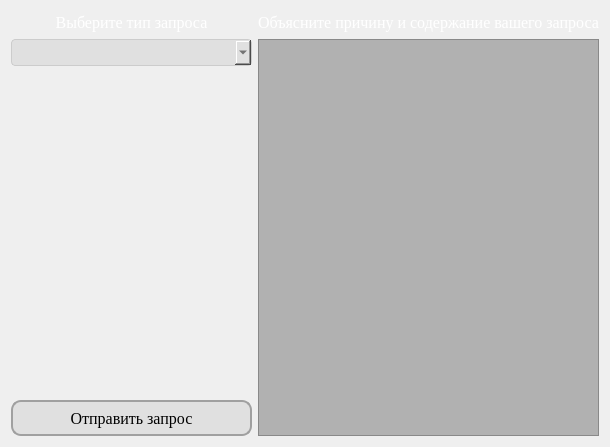
      <widget class="QWidget" name="sent_queries">
       <layout class="QGridLayout" name="gridLayout_2">
        <item row="2" column="0">
         <spacer name="verticalSpacer">
          <property name="orientation">
           <enum>Qt::Vertical</enum>
          </property>
          <property name="sizeHint" stdset="0">
           <size>
            <width>160</width>
            <height>328</height>
           </size>
          </property>
         </spacer>
        </item>
        <item row="1" column="0">
         <widget class="QComboBox" name="comboBox_requestCategoriesForSend">
          <property name="minimumSize">
           <size>
            <width>241</width>
            <height>16</height>
           </size>
          </property>
          <property name="maximumSize">
           <size>
            <width>241</width>
            <height>31</height>
           </size>
          </property>
          <property name="font">
           <font>
            <family>Times New Roman</family>
            <pointsize>12</pointsize>
           </font>
          </property>
          <property name="layoutDirection">
           <enum>Qt::LeftToRight</enum>
          </property>
          <property name="styleSheet">
           <string notr="true">/* Стили для самого комбобокса */
QComboBox {
    border: 1px solid #ccc;
    border-radius: 4px;
    padding: 2px 4px; /* Уменьшает внутренние отступы */
    background-color: #E0E0E0;
    color: #333;
    min-height: 10px;
}

/* Стили для выпадающего списка */
QComboBox QAbstractItemView {
    border: 1px solid #ccc;
    background-color: #E0E0E0;
}

/* Стили для выбранного элемента в выпадающем списке */
QComboBox QAbstractItemView::item:selected {
    background-color: rgb(177, 177, 177); /* Устанавливает цвет фона для выбранного элемента */
    color: #333;
}

/* Стили для невыбранных элементов в выпадающем списке */
QComboBox QAbstractItemView::item {
    background-color: #E0E0E0;
    color: #333;
    padding: 2px; /* Уменьшает внутренние отступы для элементов */
    min-height: 15px; /* Устанавливает минимальную высоту для элементов */
}
</string>
          </property>
         </widget>
        </item>
        <item row="0" column="0">
         <widget class="QLabel" name="label_6">
          <property name="minimumSize">
           <size>
            <width>241</width>
            <height>22</height>
           </size>
          </property>
          <property name="maximumSize">
           <size>
            <width>241</width>
            <height>22</height>
           </size>
          </property>
          <property name="font">
           <font>
            <family>Times New Roman</family>
            <pointsize>12</pointsize>
           </font>
          </property>
          <property name="styleSheet">
           <string notr="true">color: rgb(255, 255, 255);</string>
          </property>
          <property name="text">
           <string>Выберите тип запроса</string>
          </property>
          <property name="alignment">
           <set>Qt::AlignCenter</set>
          </property>
         </widget>
        </item>
        <item row="1" column="1" rowspan="3">
         <widget class="QTextEdit" name="textEdit_sendQuery">
          <property name="font">
           <font>
            <family>Times New Roman</family>
            <pointsize>12</pointsize>
           </font>
          </property>
          <property name="styleSheet">
           <string notr="true">QTextEdit {
    background-color: rgb(177, 177, 177);
    color: black;
    text-align: justify;
}
</string>
          </property>
          <property name="frameShadow">
           <enum>QFrame::Raised</enum>
          </property>
         </widget>
        </item>
        <item row="0" column="1">
         <widget class="QLabel" name="label_8">
          <property name="font">
           <font>
            <family>Times New Roman</family>
            <pointsize>12</pointsize>
           </font>
          </property>
          <property name="styleSheet">
           <string notr="true">color: rgb(255, 255, 255);</string>
          </property>
          <property name="text">
           <string>Объясните причину и содержание вашего запроса</string>
          </property>
          <property name="alignment">
           <set>Qt::AlignCenter</set>
          </property>
         </widget>
        </item>
        <item row="3" column="0">
         <widget class="QPushButton" name="pushButton_send">
          <property name="minimumSize">
           <size>
            <width>241</width>
            <height>36</height>
           </size>
          </property>
          <property name="maximumSize">
           <size>
            <width>241</width>
            <height>36</height>
           </size>
          </property>
          <property name="font">
           <font>
            <family>Times New Roman</family>
            <pointsize>12</pointsize>
           </font>
          </property>
          <property name="styleSheet">
           <string notr="true">QPushButton {
    background-color: #E0E0E0;
    border-radius: 10px;
    border: 2px solid #A0A0A0;
    padding: 5px 10px;
}

QPushButton:hover {
    background-color: #CCCCCC;
}
</string>
          </property>
          <property name="text">
           <string>Отправить запрос</string>
          </property>
         </widget>
        </item>
       </layout>
      </widget>
